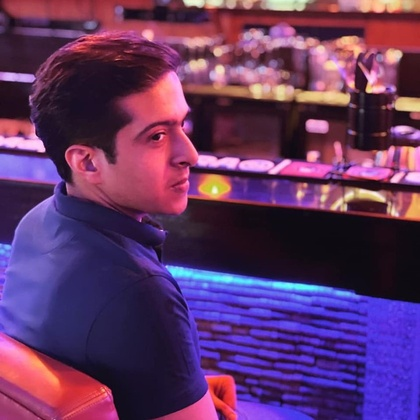
%> input picture vishal.jpg, 420 x 420 px, shrunk from 843 x 843 before the run
$ octave assignment1.m   (GNU Octave 9; MATLAB toolbox functions it lacks are replaced by stand-ins)
%> lines starting %> are read from the running program, lines starting %| are printed output that depends on the picture; in (x1, y1, x2, y2) boxes, pixels count from 0 and x2, y2 are one past the last pixel; in counts of white or black regions, pixels touching at a corner belong together; the program's own positions count from 1
Img = imread('vishal.jpg');
%> Img is the input picture: size 420x420x3 uint8; mean R, G, B 98.5, 54.6, 101.7
dim = size(Img);
%> dim = [420 420 3]

blue = Img(:,:,1);
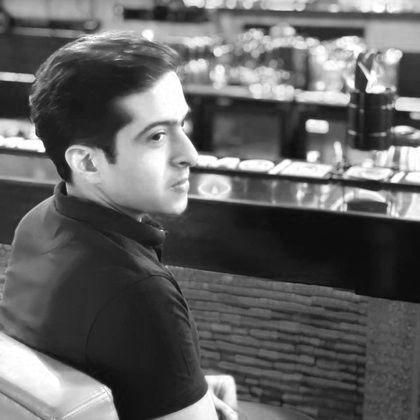
%> blue: size 420x420 uint8; min 7, max 255, mean 98.5
green = Img(:,:,2);
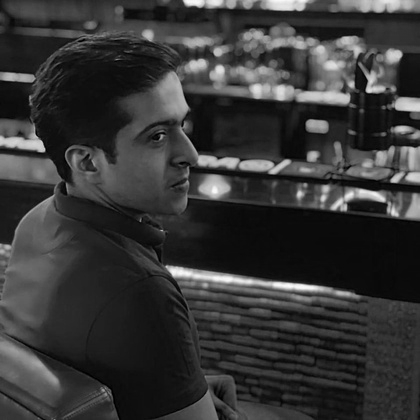
%> green: size 420x420 uint8; min 0, max 252, mean 54.6
red = Img(:,:,3);
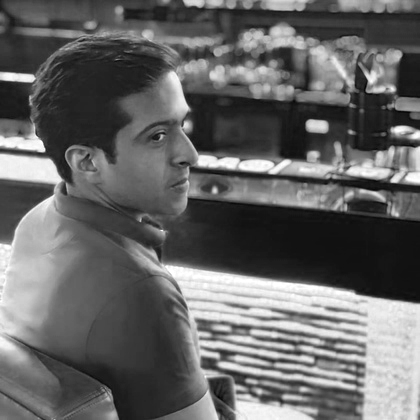
%> red: size 420x420 uint8; min 1, max 255, mean 101.7
gray = uint8((red/3)+(green/3)+(blue/3));
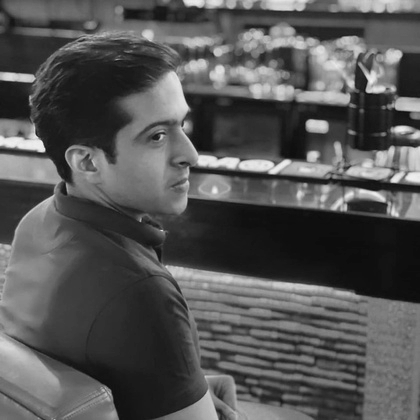
%> gray: size 420x420 uint8; min 11, max 243, mean 84.9

for i = 1:dim(1)
    for j = 1:dim(2)
        if gray(i,j) > 180
            bin(i,j) = 1;
        else
            bin(i,j) = 0;
        end
        I1(i,j) = uint8(gray(i,j) + bin(i,j));
        I2(i,j) = uint8(gray(i,j) + 20);

    end
end
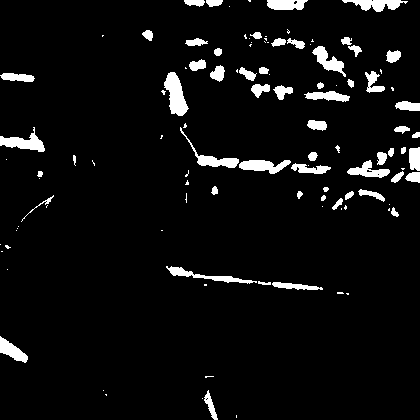
%> bin: size 420x420 double; values 0 (black) and 1 (white), 5.4% white; 112 white regions (53 under 20 px), largest, box (x1, y1, x2, y2) and area: (164, 72, 189, 116) 625, (0, 127, 45, 152) 489, (239, 160, 291, 174) 447

subplot(2,4,1), imshow(Img), title('Original Image')
subplot(2,4,2), imshow(red), title('Red Layer')
subplot(2,4,3), imshow(green), title('Green Layer')
subplot(2,4,4), imshow(blue), title('Blue Layer')
subplot(2,4,5), imshow(gray), title('Gray Scale Image')
subplot(2,4,6), imshow(bin), title('Binary Image')
subplot(2,4,7), imshow(I1), title('Addition of gray and binary images')
subplot(2,4,8), imshow(I2), title('20 added to gray image')
